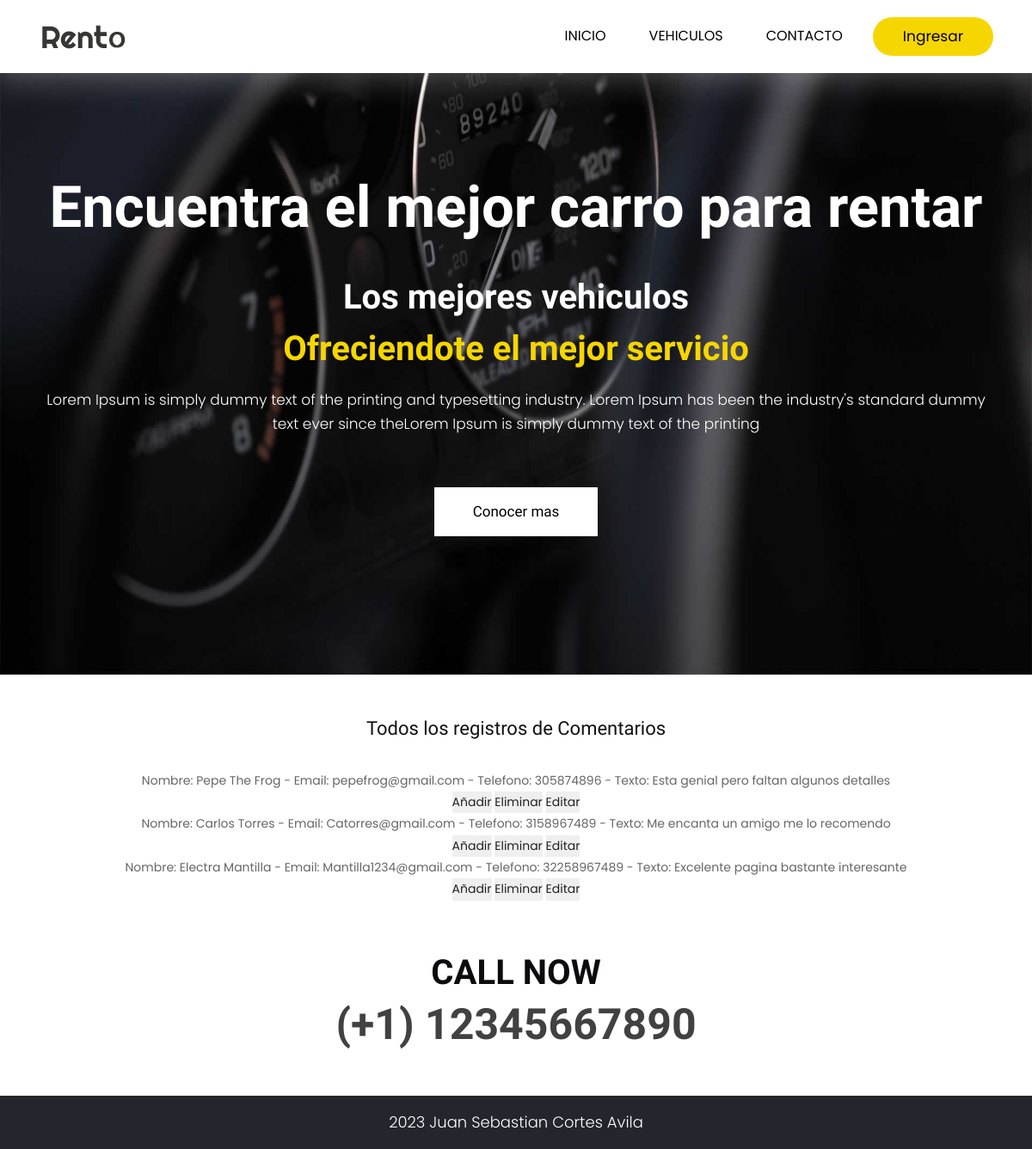
The app's page /AppFinal/administradorcomentario/ with its own data.
### AppFinal/models.py (models this page shows)
class Comentario(models.Model):
    nombre= models.CharField(max_length=40)
    email = models.EmailField()
    telefono = models.IntegerField()
    texto= models.CharField(max_length=100)
    def __str__(self):
        return f"Nombre: {self.nombre} - Email: {self.email} - Telefono: {self.telefono} - Texto: {self.texto}"

### AppFinal/views.py (the view)
# urls.py: path('administradorcomentario/', views.leerComentarios, name="admin_coment"),
def leerComentarios(request):
    texto = Comentario.objects.all()
    contexto = {"texto":texto}
    return render(request, "AppFinal/administrador_comentarios.html", contexto)

### AppFinal/templates/AppFinal/administrador_comentarios.html
{% extends "AppFinal/padre.html" %}
{% load static %}
{% block ContenidoCambiante %}
<br>
<br>
<center><div>
    <h2>Todos los registros de Comentarios</h2>
    <br>
{% for p in texto %}
    <li>{{p}}</li>
    <button>
        <a href="{% url 'Comentarios' %}">Añadir</a>
    </button>
    <button>
        <a href="{% url 'delete_coment' p.texto %}"> Eliminar </a>
    </button>
    <button>
        <a href="{% url 'edit_coment' p.texto %}"> Editar </a>
    </button>
{% endfor %}
{% endblock %}

### AppFinal/static/AppFinal/css/style.css (style rules this page uses)
* { box-sizing: border-box !important; }
html { scroll-behavior: smooth; }
body { color: #666666; font-size: 14px; font-family: 'Poppins', sans-serif; line-height: 1.80857; font-weight: normal; }
a { color: #1f1f1f; text-decoration: none !important; outline: none !important; -webkit-transition: all .3s ease-in-out; -moz-transition: all .3s ease-in-out; -ms-transition: all .3s ease-in-out; -o-transition: all .3s ease-in-out; transition: all .3s ease-in-out; }
h1, h2, h3, h4, h5, h6 { letter-spacing: 0; font-weight: normal; position: relative; padding: 0 0 10px 0; font-weight: normal; line-height: normal; color: #111111; margin: 0 }
h2 { font-size: 22px; font-family: 'Righteous', cursive; }
*, *::after, *::before { -webkit-box-sizing: border-box; -moz-box-sizing: border-box; box-sizing: border-box; }
ul, li, ol { margin: 0px; padding: 0px; list-style: none; }
a { color: #222222; text-decoration: none; outline: none !important; }
a, .btn { text-decoration: none !important; outline: none !important; -webkit-transition: all .3s ease-in-out; -moz-transition: all .3s ease-in-out; -ms-transition: all .3s ease-in-out; -o-transition: all .3s ease-in-out; transition: all .3s ease-in-out; }
button { border: 0; margin: 0; padding: 0; cursor: pointer; }

### records on screen
Comentario: nombre+email+telefono "Nombre: Pepe The Frog - Email: pepefrog@gmail.com - Telefono: 305874896 - Texto: Esta genial pero faltan algunos detalles"
Comentario: nombre+email+telefono "Nombre: Carlos Torres - Email: Catorres@gmail.com - Telefono: 3158967489 - Texto: Me encanta un amigo me lo recomendo"
Comentario: nombre+email+telefono "Nombre: Electra Mantilla - Email: Mantilla1234@gmail.com - Telefono: 32258967489 - Texto: Excelente pagina bastante interesante"
